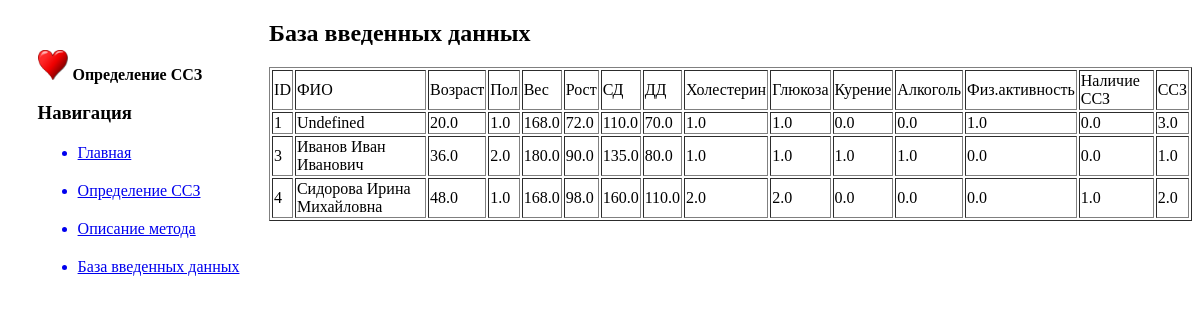
Before: /landing with the older database file.
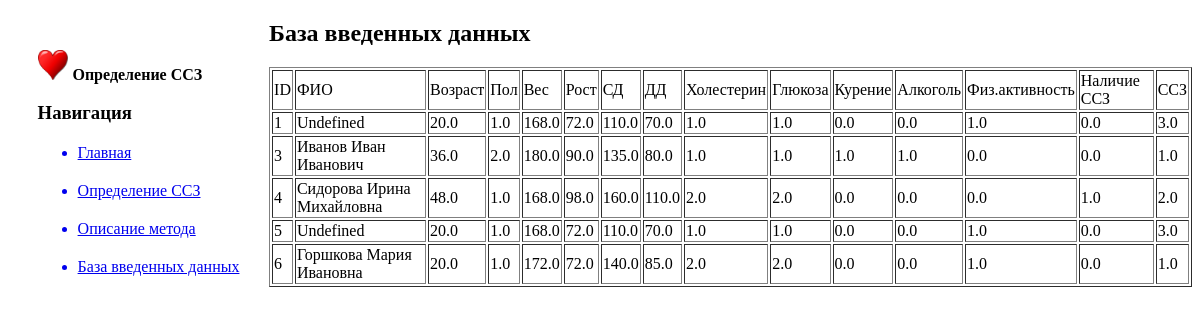
After: the same page with the newer database file.
### main/models.py (models this page shows)
class Article(models.Model):
    name = models.CharField(max_length=250)
    age = models.FloatField()
    gender = models.FloatField()
    height = models.FloatField()
    weight = models.FloatField()
    ap_hi = models.FloatField()
    ap_lo = models.FloatField()
    cholesterol = models.FloatField()
    gluc = models.FloatField()
    smoke = models.FloatField()
    alco = models.FloatField()
    active = models.FloatField()
    cardio = models.FloatField()
    bp_category = models.FloatField()

### main/views.py (the view)
# urls.py: path('landing', include('main.urls'))
def landing(request):
    peopless = Article.objects.all()
    return render(request, 'main/landing.html', locals())

### main/templates/main/landing.html (shortened to what this page needs)
{% load static %}
<!DOCTYPE html>
<html>
    <head>
         <link rel="stylesheet" href="{% static 'main/css/index1.css' %}">
     </head>
    <body>
        <aside float="left">
            <img src= "{% static 'main/img/heart.png' %}" height="30" alt="logo">
            <span class="logo" > <b>Определение ССЗ </b> </span>
            <h3>Навигация</h3>
            <ul>
                <a href="/"><li>Главная</li></a>
                <a href="about"><li>Определение ССЗ</li></a>
                <a href="metod"><li>Описание метода</li></a>
                <a href="landing"><li>База введенных данных</li></a>
            </ul>
        </aside>
        <main>
            <h2> База введенных данных</h3>
                <table width: 100%; border="1">
                    <thead>
                                            <tr >
                            <td>ID</td>
                            <td>ФИО</td>
                            <td>Возраст</td>
                            <td>Пол</td>
                            <td>Вес</td>
                            <td>Рост</td>
                            <td>СД</td>
                            <td>ДД</td>
                            <td>Холестерин</td>
                            <td>Глюкоза</td>
                            <td>Курение</td>
                            <td>Алкоголь</td>
                            <td>Физ.активность</td>
                            <td>Наличие ССЗ</td>
                            <td>ССЗ</td>
                        </tr>
                    </thead>
                    <tbody>
                    {% for i in peopless %}
                        <tr >
                            <td>{{ i.id }}</td>
                            <td>{{ i.name }}</td>
                            <td>{{ i.age }}</td>
                            <td>{{ i.gender }}</td>
                            <td>{{ i.height }}</td>
                            <td>{{ i.weight }}</td>
                            <td>{{ i.ap_hi }}</td>
                            <td>{{ i.ap_lo }}</td>
                            <td>{{ i.cholesterol }}</td>
                            <td>{{ i.gluc }}</td>
                            <td>{{ i.smoke }}</td>
                            <td>{{ i.alco }}</td>
                            <td>{{ i.active }}</td>
                            <td>{{ i.cardio }}</td>
                            <td>{{ i.bp_category }}</td>
                        </tr>
                    {% endfor %}
                    </tbody>
                </table>
        </main>
    </body>
</html>

### main/static/main/css/index1.css (style rules this page uses)
aside { float: left; widht: 20%; padding:2.5%; height: 450vh; border-right:5px, solid black; }
.logo { font-size: 40 px; }

### main/templates/main/landing.html (style rules this page uses)
li { margin-top: 20px; }

Changed rows visible on the page:
added Article: id "5", name "Undefined", age "20.0", gender "1.0", height "168.0", weight "72.0", ap_hi "110.0", ap_lo "70.0", cholesterol "1.0", gluc "1.0", smoke "0.0", alco "0.0", active "1.0", cardio "0.0", bp_category "3.0"
added Article: id "6", name "Горшкова Мария Ивановна", age "20.0", gender "1.0", height "172.0", weight "72.0", ap_hi "140.0", ap_lo "85.0", cholesterol "2.0", gluc "2.0", smoke "0.0", alco "0.0", active "1.0", cardio "0.0", bp_category "1.0"
